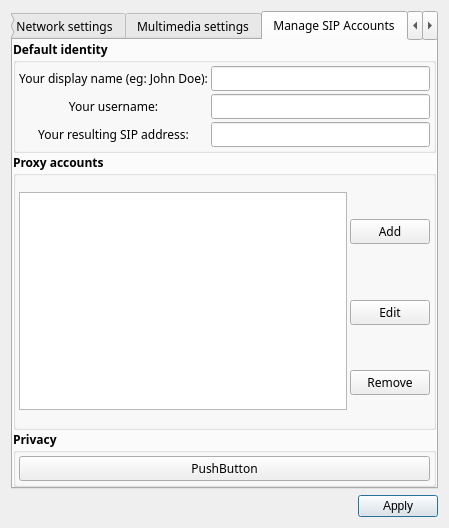
<?xml version="1.0" encoding="UTF-8"?>
<ui version="4.0">
 <class>Preference</class>
 <widget class="QDialog" name="Preference">
  <property name="geometry">
   <rect>
    <x>0</x>
    <y>0</y>
    <width>449</width>
    <height>414</height>
   </rect>
  </property>
  <property name="windowTitle">
   <string>Dialog</string>
  </property>
  <layout class="QGridLayout" name="gridLayout">
   <item row="3" column="0">
    <widget class="QDialogButtonBox" name="buttonBox_Apply">
     <property name="orientation">
      <enum>Qt::Horizontal</enum>
     </property>
     <property name="standardButtons">
      <set>QDialogButtonBox::Apply</set>
     </property>
    </widget>
   </item>
   <item row="2" column="0">
    <widget class="QTabWidget" name="tabPreference">
     <property name="sizePolicy">
      <sizepolicy hsizetype="Expanding" vsizetype="Expanding">
       <horstretch>0</horstretch>
       <verstretch>0</verstretch>
      </sizepolicy>
     </property>
     <property name="font">
      <font>
       <family>宋体</family>
       <weight>50</weight>
       <bold>false</bold>
      </font>
     </property>
     <property name="layoutDirection">
      <enum>Qt::LeftToRight</enum>
     </property>
     <property name="currentIndex">
      <number>2</number>
     </property>
     <widget class="QWidget" name="tabNetWork">
      <property name="sizePolicy">
       <sizepolicy hsizetype="Preferred" vsizetype="Minimum">
        <horstretch>0</horstretch>
        <verstretch>0</verstretch>
       </sizepolicy>
      </property>
      <attribute name="title">
       <string>Network settings</string>
      </attribute>
      <layout class="QGridLayout" name="gridLayout_4">
       <property name="margin">
        <number>0</number>
       </property>
       <property name="spacing">
        <number>0</number>
       </property>
       <item row="1" column="0">
        <widget class="QGroupBox" name="groupBox_ports">
         <property name="sizePolicy">
          <sizepolicy hsizetype="Preferred" vsizetype="MinimumExpanding">
           <horstretch>0</horstretch>
           <verstretch>0</verstretch>
          </sizepolicy>
         </property>
         <property name="font">
          <font>
           <weight>75</weight>
           <bold>true</bold>
          </font>
         </property>
         <property name="title">
          <string>Ports</string>
         </property>
         <layout class="QGridLayout" name="gridLayout_3">
          <property name="margin">
           <number>0</number>
          </property>
          <property name="spacing">
           <number>0</number>
          </property>
          <item row="0" column="0">
           <widget class="QLabel" name="label">
            <property name="font">
             <font>
              <weight>50</weight>
              <bold>false</bold>
             </font>
            </property>
            <property name="acceptDrops">
             <bool>false</bool>
            </property>
            <property name="layoutDirection">
             <enum>Qt::LeftToRight</enum>
            </property>
            <property name="text">
             <string>SIP(UDP):</string>
            </property>
            <property name="alignment">
             <set>Qt::AlignCenter</set>
            </property>
           </widget>
          </item>
          <item row="0" column="1">
           <widget class="QSpinBox" name="spinBox_udp_sip_port">
            <property name="sizePolicy">
             <sizepolicy hsizetype="Minimum" vsizetype="Fixed">
              <horstretch>0</horstretch>
              <verstretch>0</verstretch>
             </sizepolicy>
            </property>
            <property name="font">
             <font>
              <weight>50</weight>
              <bold>false</bold>
             </font>
            </property>
            <property name="autoFillBackground">
             <bool>true</bool>
            </property>
            <property name="frame">
             <bool>true</bool>
            </property>
            <property name="maximum">
             <number>65536</number>
            </property>
           </widget>
          </item>
          <item row="1" column="0">
           <widget class="QLabel" name="label_2">
            <property name="font">
             <font>
              <weight>50</weight>
              <bold>false</bold>
             </font>
            </property>
            <property name="focusPolicy">
             <enum>Qt::NoFocus</enum>
            </property>
            <property name="layoutDirection">
             <enum>Qt::LeftToRight</enum>
            </property>
            <property name="autoFillBackground">
             <bool>false</bool>
            </property>
            <property name="frameShape">
             <enum>QFrame::NoFrame</enum>
            </property>
            <property name="text">
             <string>SIP(TCP):</string>
            </property>
            <property name="textFormat">
             <enum>Qt::AutoText</enum>
            </property>
            <property name="scaledContents">
             <bool>false</bool>
            </property>
            <property name="alignment">
             <set>Qt::AlignCenter</set>
            </property>
           </widget>
          </item>
          <item row="1" column="1">
           <widget class="QSpinBox" name="spinBox_tcp_sip_port">
            <property name="font">
             <font>
              <weight>50</weight>
              <bold>false</bold>
             </font>
            </property>
            <property name="maximum">
             <number>65536</number>
            </property>
           </widget>
          </item>
          <item row="2" column="0">
           <widget class="QLabel" name="label_3">
            <property name="font">
             <font>
              <weight>50</weight>
              <bold>false</bold>
             </font>
            </property>
            <property name="text">
             <string>Audio RTP/UDP:</string>
            </property>
            <property name="alignment">
             <set>Qt::AlignCenter</set>
            </property>
           </widget>
          </item>
          <item row="2" column="1">
           <widget class="QSpinBox" name="spinBox_audio_rtp_port">
            <property name="font">
             <font>
              <weight>50</weight>
              <bold>false</bold>
             </font>
            </property>
            <property name="maximum">
             <number>65536</number>
            </property>
           </widget>
          </item>
          <item row="3" column="0">
           <widget class="QLabel" name="label_4">
            <property name="font">
             <font>
              <weight>50</weight>
              <bold>false</bold>
             </font>
            </property>
            <property name="text">
             <string>Video RTP/UDP:</string>
            </property>
            <property name="alignment">
             <set>Qt::AlignCenter</set>
            </property>
           </widget>
          </item>
          <item row="3" column="1">
           <widget class="QSpinBox" name="spinBox_video_rtp_port">
            <property name="font">
             <font>
              <weight>50</weight>
              <bold>false</bold>
             </font>
            </property>
            <property name="maximum">
             <number>65536</number>
            </property>
           </widget>
          </item>
         </layout>
        </widget>
       </item>
       <item row="0" column="0">
        <widget class="QGroupBox" name="groupBox_transport">
         <property name="sizePolicy">
          <sizepolicy hsizetype="Preferred" vsizetype="MinimumExpanding">
           <horstretch>0</horstretch>
           <verstretch>0</verstretch>
          </sizepolicy>
         </property>
         <property name="font">
          <font>
           <weight>75</weight>
           <bold>true</bold>
          </font>
         </property>
         <property name="title">
          <string>Transport</string>
         </property>
         <layout class="QGridLayout" name="gridLayout_5">
          <item row="0" column="0">
           <widget class="QCheckBox" name="checkBox_mtu_set">
            <property name="font">
             <font>
              <weight>50</weight>
              <bold>false</bold>
             </font>
            </property>
            <property name="text">
             <string>Set Maximum Tranmission Unit:</string>
            </property>
           </widget>
          </item>
          <item row="0" column="1">
           <widget class="QSpinBox" name="spinBox_mtu">
            <property name="font">
             <font>
              <weight>50</weight>
              <bold>false</bold>
             </font>
            </property>
            <property name="maximum">
             <number>65536</number>
            </property>
           </widget>
          </item>
          <item row="1" column="0">
           <widget class="QCheckBox" name="checkBox_dtmf_sipinfo">
            <property name="font">
             <font>
              <weight>50</weight>
              <bold>false</bold>
             </font>
            </property>
            <property name="text">
             <string>Send DTMFs as SIP Info</string>
            </property>
           </widget>
          </item>
          <item row="2" column="0">
           <widget class="QCheckBox" name="checkBox_ipv6">
            <property name="font">
             <font>
              <weight>50</weight>
              <bold>false</bold>
             </font>
            </property>
            <property name="text">
             <string>Use IPv6 instead of IPv4</string>
            </property>
           </widget>
          </item>
         </layout>
        </widget>
       </item>
       <item row="2" column="0">
        <widget class="QGroupBox" name="groupBox_nat">
         <property name="sizePolicy">
          <sizepolicy hsizetype="Preferred" vsizetype="MinimumExpanding">
           <horstretch>0</horstretch>
           <verstretch>0</verstretch>
          </sizepolicy>
         </property>
         <property name="font">
          <font>
           <weight>75</weight>
           <bold>true</bold>
          </font>
         </property>
         <property name="title">
          <string>Nat and Firewall</string>
         </property>
         <layout class="QGridLayout" name="gridLayout_2">
          <item row="0" column="0" colspan="3">
           <widget class="QRadioButton" name="radioButton_no_nat">
            <property name="font">
             <font>
              <weight>50</weight>
              <bold>false</bold>
             </font>
            </property>
            <property name="text">
             <string>Direct connection to the Internet</string>
            </property>
           </widget>
          </item>
          <item row="1" column="0" colspan="3">
           <widget class="QRadioButton" name="radioButton_use_nat_address">
            <property name="font">
             <font>
              <weight>50</weight>
              <bold>false</bold>
             </font>
            </property>
            <property name="text">
             <string>Behind NAT/Firewall(specify gateway IP below)</string>
            </property>
           </widget>
          </item>
          <item row="2" column="0">
           <widget class="QLabel" name="label_5">
            <property name="font">
             <font>
              <weight>50</weight>
              <bold>false</bold>
             </font>
            </property>
            <property name="text">
             <string>Public IP address:</string>
            </property>
           </widget>
          </item>
          <item row="3" column="0" colspan="3">
           <widget class="QRadioButton" name="radioButton_use_stun">
            <property name="font">
             <font>
              <weight>50</weight>
              <bold>false</bold>
             </font>
            </property>
            <property name="text">
             <string>Behind NAT/Firewall(use STUN to resolve)</string>
            </property>
           </widget>
          </item>
          <item row="4" column="0">
           <widget class="QLabel" name="label_6">
            <property name="font">
             <font>
              <weight>50</weight>
              <bold>false</bold>
             </font>
            </property>
            <property name="text">
             <string>STUN server:</string>
            </property>
           </widget>
          </item>
          <item row="4" column="1">
           <widget class="QLineEdit" name="lineEdit_stun_server">
            <property name="font">
             <font>
              <weight>50</weight>
              <bold>false</bold>
             </font>
            </property>
           </widget>
          </item>
          <item row="2" column="1">
           <widget class="QLineEdit" name="lineEdit_nat_address">
            <property name="font">
             <font>
              <weight>50</weight>
              <bold>false</bold>
             </font>
            </property>
           </widget>
          </item>
         </layout>
        </widget>
       </item>
      </layout>
     </widget>
     <widget class="QWidget" name="tabMultimedia">
      <property name="sizePolicy">
       <sizepolicy hsizetype="Preferred" vsizetype="Minimum">
        <horstretch>0</horstretch>
        <verstretch>0</verstretch>
       </sizepolicy>
      </property>
      <attribute name="title">
       <string>Multimedia settings</string>
      </attribute>
      <layout class="QGridLayout" name="gridLayout_6">
       <property name="margin">
        <number>0</number>
       </property>
       <property name="spacing">
        <number>0</number>
       </property>
       <item row="0" column="0">
        <widget class="QGroupBox" name="groupBox_audio">
         <property name="sizePolicy">
          <sizepolicy hsizetype="Preferred" vsizetype="Preferred">
           <horstretch>0</horstretch>
           <verstretch>0</verstretch>
          </sizepolicy>
         </property>
         <property name="font">
          <font>
           <weight>75</weight>
           <bold>true</bold>
          </font>
         </property>
         <property name="title">
          <string>Audio</string>
         </property>
         <layout class="QGridLayout" name="gridLayout_7">
          <item row="0" column="0">
           <widget class="QLabel" name="label_7">
            <property name="font">
             <font>
              <weight>50</weight>
              <bold>false</bold>
             </font>
            </property>
            <property name="text">
             <string>Playback device:</string>
            </property>
            <property name="alignment">
             <set>Qt::AlignCenter</set>
            </property>
           </widget>
          </item>
          <item row="0" column="1" colspan="4">
           <widget class="QComboBox" name="comboBox_playback_device">
            <property name="font">
             <font>
              <weight>50</weight>
              <bold>false</bold>
             </font>
            </property>
           </widget>
          </item>
          <item row="1" column="0">
           <widget class="QLabel" name="label_8">
            <property name="font">
             <font>
              <weight>50</weight>
              <bold>false</bold>
             </font>
            </property>
            <property name="text">
             <string>Ring device:</string>
            </property>
            <property name="alignment">
             <set>Qt::AlignCenter</set>
            </property>
           </widget>
          </item>
          <item row="1" column="1" colspan="4">
           <widget class="QComboBox" name="comboBox_ring_device">
            <property name="font">
             <font>
              <weight>50</weight>
              <bold>false</bold>
             </font>
            </property>
           </widget>
          </item>
          <item row="2" column="0">
           <widget class="QLabel" name="label_9">
            <property name="font">
             <font>
              <weight>50</weight>
              <bold>false</bold>
             </font>
            </property>
            <property name="text">
             <string>Capture device:</string>
            </property>
            <property name="alignment">
             <set>Qt::AlignCenter</set>
            </property>
           </widget>
          </item>
          <item row="2" column="1" colspan="4">
           <widget class="QComboBox" name="comboBox_capture_device">
            <property name="font">
             <font>
              <weight>50</weight>
              <bold>false</bold>
             </font>
            </property>
           </widget>
          </item>
          <item row="3" column="0">
           <widget class="QLabel" name="label_10">
            <property name="font">
             <font>
              <weight>50</weight>
              <bold>false</bold>
             </font>
            </property>
            <property name="text">
             <string>Ring sound:</string>
            </property>
            <property name="alignment">
             <set>Qt::AlignCenter</set>
            </property>
           </widget>
          </item>
          <item row="3" column="1">
           <widget class="QLineEdit" name="lineEdit_ring_file">
            <property name="font">
             <font>
              <weight>50</weight>
              <bold>false</bold>
             </font>
            </property>
            <property name="text">
             <string/>
            </property>
           </widget>
          </item>
          <item row="3" column="3">
           <widget class="QToolButton" name="toolButton_play_ring">
            <property name="font">
             <font>
              <weight>50</weight>
              <bold>false</bold>
             </font>
            </property>
            <property name="text">
             <string>Play</string>
            </property>
           </widget>
          </item>
          <item row="3" column="2">
           <widget class="QPushButton" name="pushButton_choose_file">
            <property name="font">
             <font>
              <weight>50</weight>
              <bold>false</bold>
             </font>
            </property>
            <property name="text">
             <string>Choose File</string>
            </property>
           </widget>
          </item>
          <item row="4" column="1">
           <widget class="QCheckBox" name="checkBox_echo_cancelation">
            <property name="enabled">
             <bool>true</bool>
            </property>
            <property name="sizePolicy">
             <sizepolicy hsizetype="Minimum" vsizetype="Minimum">
              <horstretch>0</horstretch>
              <verstretch>0</verstretch>
             </sizepolicy>
            </property>
            <property name="font">
             <font>
              <weight>50</weight>
              <bold>false</bold>
             </font>
            </property>
            <property name="mouseTracking">
             <bool>false</bool>
            </property>
            <property name="text">
             <string>Enable echo cancellation</string>
            </property>
            <property name="checkable">
             <bool>true</bool>
            </property>
            <property name="checked">
             <bool>false</bool>
            </property>
            <property name="tristate">
             <bool>false</bool>
            </property>
           </widget>
          </item>
         </layout>
        </widget>
       </item>
       <item row="1" column="0">
        <widget class="QGroupBox" name="groupBox_video">
         <property name="sizePolicy">
          <sizepolicy hsizetype="Preferred" vsizetype="Preferred">
           <horstretch>0</horstretch>
           <verstretch>0</verstretch>
          </sizepolicy>
         </property>
         <property name="font">
          <font>
           <weight>75</weight>
           <bold>true</bold>
          </font>
         </property>
         <property name="title">
          <string>Video</string>
         </property>
         <layout class="QGridLayout" name="gridLayout_8">
          <property name="margin">
           <number>0</number>
          </property>
          <property name="spacing">
           <number>0</number>
          </property>
          <item row="0" column="0">
           <widget class="QLabel" name="label_11">
            <property name="font">
             <font>
              <weight>50</weight>
              <bold>false</bold>
             </font>
            </property>
            <property name="text">
             <string>Video input device:</string>
            </property>
            <property name="alignment">
             <set>Qt::AlignCenter</set>
            </property>
           </widget>
          </item>
          <item row="0" column="1">
           <widget class="QComboBox" name="comboBox_webcams">
            <property name="font">
             <font>
              <weight>50</weight>
              <bold>false</bold>
             </font>
            </property>
           </widget>
          </item>
          <item row="1" column="0">
           <widget class="QLabel" name="label_12">
            <property name="font">
             <font>
              <weight>50</weight>
              <bold>false</bold>
             </font>
            </property>
            <property name="text">
             <string>Prefered video resolution:</string>
            </property>
            <property name="alignment">
             <set>Qt::AlignCenter</set>
            </property>
           </widget>
          </item>
          <item row="1" column="1">
           <widget class="QComboBox" name="comboBox_video_size">
            <property name="font">
             <font>
              <weight>50</weight>
              <bold>false</bold>
             </font>
            </property>
           </widget>
          </item>
         </layout>
        </widget>
       </item>
      </layout>
     </widget>
     <widget class="QWidget" name="tabSIP">
      <attribute name="title">
       <string>Manage SIP Accounts</string>
      </attribute>
      <layout class="QGridLayout" name="gridLayout_12">
       <property name="margin">
        <number>0</number>
       </property>
       <property name="spacing">
        <number>0</number>
       </property>
       <item row="0" column="0">
        <widget class="QGroupBox" name="groupBox_identity">
         <property name="sizePolicy">
          <sizepolicy hsizetype="Preferred" vsizetype="Maximum">
           <horstretch>0</horstretch>
           <verstretch>0</verstretch>
          </sizepolicy>
         </property>
         <property name="font">
          <font>
           <weight>75</weight>
           <bold>true</bold>
          </font>
         </property>
         <property name="title">
          <string>Default identity</string>
         </property>
         <property name="alignment">
          <set>Qt::AlignLeading|Qt::AlignLeft|Qt::AlignTop</set>
         </property>
         <layout class="QGridLayout" name="gridLayout_9">
          <property name="sizeConstraint">
           <enum>QLayout::SetDefaultConstraint</enum>
          </property>
          <property name="margin">
           <number>3</number>
          </property>
          <property name="spacing">
           <number>3</number>
          </property>
          <item row="0" column="0">
           <widget class="QLabel" name="label_13">
            <property name="font">
             <font>
              <weight>50</weight>
              <bold>false</bold>
             </font>
            </property>
            <property name="text">
             <string>Your display name (eg: John Doe):</string>
            </property>
            <property name="alignment">
             <set>Qt::AlignCenter</set>
            </property>
           </widget>
          </item>
          <item row="0" column="1">
           <widget class="QLineEdit" name="lineEdit_displayname"/>
          </item>
          <item row="1" column="0">
           <widget class="QLabel" name="label_14">
            <property name="font">
             <font>
              <weight>50</weight>
              <bold>false</bold>
             </font>
            </property>
            <property name="text">
             <string>Your username:</string>
            </property>
            <property name="alignment">
             <set>Qt::AlignCenter</set>
            </property>
           </widget>
          </item>
          <item row="1" column="1">
           <widget class="QLineEdit" name="lineEdit_username"/>
          </item>
          <item row="2" column="0">
           <widget class="QLabel" name="label_15">
            <property name="font">
             <font>
              <weight>50</weight>
              <bold>false</bold>
             </font>
            </property>
            <property name="text">
             <string>Your resulting SIP address:</string>
            </property>
            <property name="alignment">
             <set>Qt::AlignCenter</set>
            </property>
           </widget>
          </item>
          <item row="2" column="1">
           <widget class="QLineEdit" name="lineEdit_sip_address">
            <property name="readOnly">
             <bool>true</bool>
            </property>
           </widget>
          </item>
         </layout>
        </widget>
       </item>
       <item row="1" column="0">
        <widget class="QGroupBox" name="groupBox_proxy">
         <property name="font">
          <font>
           <weight>75</weight>
           <bold>true</bold>
          </font>
         </property>
         <property name="title">
          <string>Proxy accounts</string>
         </property>
         <layout class="QGridLayout" name="gridLayout_10">
          <property name="margin">
           <number>3</number>
          </property>
          <property name="spacing">
           <number>3</number>
          </property>
          <item row="0" column="0" rowspan="3">
           <widget class="QListView" name="listView_proxy_list">
            <property name="sizePolicy">
             <sizepolicy hsizetype="Expanding" vsizetype="Minimum">
              <horstretch>0</horstretch>
              <verstretch>0</verstretch>
             </sizepolicy>
            </property>
            <property name="font">
             <font>
              <weight>50</weight>
              <bold>false</bold>
             </font>
            </property>
           </widget>
          </item>
          <item row="0" column="1">
           <widget class="QPushButton" name="pushButton_add_proxy">
            <property name="font">
             <font>
              <weight>50</weight>
              <bold>false</bold>
             </font>
            </property>
            <property name="text">
             <string>Add</string>
            </property>
           </widget>
          </item>
          <item row="1" column="1">
           <widget class="QPushButton" name="pushButton_edit_proxy">
            <property name="font">
             <font>
              <weight>50</weight>
              <bold>false</bold>
             </font>
            </property>
            <property name="text">
             <string>Edit</string>
            </property>
           </widget>
          </item>
          <item row="2" column="1">
           <widget class="QPushButton" name="pushButton_remove_proxy">
            <property name="font">
             <font>
              <weight>50</weight>
              <bold>false</bold>
             </font>
            </property>
            <property name="text">
             <string>Remove</string>
            </property>
           </widget>
          </item>
         </layout>
        </widget>
       </item>
       <item row="2" column="0">
        <widget class="QGroupBox" name="groupBox_8">
         <property name="sizePolicy">
          <sizepolicy hsizetype="Preferred" vsizetype="Maximum">
           <horstretch>0</horstretch>
           <verstretch>0</verstretch>
          </sizepolicy>
         </property>
         <property name="font">
          <font>
           <weight>75</weight>
           <bold>true</bold>
          </font>
         </property>
         <property name="title">
          <string>Privacy</string>
         </property>
         <layout class="QGridLayout" name="gridLayout_11" rowstretch="0">
          <property name="margin">
           <number>3</number>
          </property>
          <property name="spacing">
           <number>3</number>
          </property>
          <item row="0" column="0">
           <widget class="QPushButton" name="pushButton_2">
            <property name="font">
             <font>
              <weight>50</weight>
              <bold>false</bold>
             </font>
            </property>
            <property name="text">
             <string>PushButton</string>
            </property>
           </widget>
          </item>
         </layout>
        </widget>
       </item>
      </layout>
     </widget>
     <widget class="QWidget" name="tabCodecs">
      <attribute name="title">
       <string>Codecs</string>
      </attribute>
      <layout class="QGridLayout" name="gridLayout_13">
       <property name="margin">
        <number>0</number>
       </property>
       <property name="spacing">
        <number>0</number>
       </property>
       <item row="2" column="0">
        <widget class="QGroupBox" name="groupBox_BW">
         <property name="sizePolicy">
          <sizepolicy hsizetype="Preferred" vsizetype="Maximum">
           <horstretch>0</horstretch>
           <verstretch>0</verstretch>
          </sizepolicy>
         </property>
         <property name="font">
          <font>
           <weight>75</weight>
           <bold>true</bold>
          </font>
         </property>
         <property name="title">
          <string>Bandwidth control</string>
         </property>
         <layout class="QGridLayout" name="gridLayout_15">
          <property name="margin">
           <number>3</number>
          </property>
          <property name="spacing">
           <number>6</number>
          </property>
          <item row="0" column="0">
           <widget class="QLabel" name="label_16">
            <property name="font">
             <font>
              <weight>50</weight>
              <bold>false</bold>
             </font>
            </property>
            <property name="text">
             <string>Upload speed limit in Kbit/sec:</string>
            </property>
            <property name="alignment">
             <set>Qt::AlignCenter</set>
            </property>
           </widget>
          </item>
          <item row="0" column="1">
           <widget class="QSpinBox" name="spinBox_upload_bw">
            <property name="font">
             <font>
              <weight>50</weight>
              <bold>false</bold>
             </font>
            </property>
            <property name="maximum">
             <number>65536</number>
            </property>
           </widget>
          </item>
          <item row="1" column="0">
           <widget class="QLabel" name="label_17">
            <property name="font">
             <font>
              <weight>50</weight>
              <bold>false</bold>
             </font>
            </property>
            <property name="text">
             <string>Download speed limit in Kbit/sec:</string>
            </property>
            <property name="alignment">
             <set>Qt::AlignCenter</set>
            </property>
           </widget>
          </item>
          <item row="1" column="1">
           <widget class="QSpinBox" name="spinBox_download_bw">
            <property name="font">
             <font>
              <weight>50</weight>
              <bold>false</bold>
             </font>
            </property>
            <property name="maximum">
             <number>65536</number>
            </property>
           </widget>
          </item>
         </layout>
        </widget>
       </item>
       <item row="1" column="0">
        <widget class="QGroupBox" name="groupBox_codec">
         <property name="font">
          <font>
           <weight>75</weight>
           <bold>true</bold>
          </font>
         </property>
         <property name="title">
          <string>Codecs</string>
         </property>
         <layout class="QGridLayout" name="gridLayout_14">
          <property name="margin">
           <number>0</number>
          </property>
          <property name="spacing">
           <number>0</number>
          </property>
          <item row="0" column="0" colspan="2">
           <widget class="QComboBox" name="comboBox_codec_view">
            <property name="sizePolicy">
             <sizepolicy hsizetype="Preferred" vsizetype="Fixed">
              <horstretch>0</horstretch>
              <verstretch>0</verstretch>
             </sizepolicy>
            </property>
            <property name="font">
             <font>
              <weight>50</weight>
              <bold>false</bold>
             </font>
            </property>
            <item>
             <property name="text">
              <string>Audio codecs</string>
             </property>
            </item>
            <item>
             <property name="text">
              <string>Video codecs</string>
             </property>
            </item>
           </widget>
          </item>
          <item row="1" column="0" rowspan="4">
           <widget class="QTableView" name="tableView_codec">
            <property name="sizePolicy">
             <sizepolicy hsizetype="Expanding" vsizetype="MinimumExpanding">
              <horstretch>0</horstretch>
              <verstretch>0</verstretch>
             </sizepolicy>
            </property>
            <property name="font">
             <font>
              <family>宋体</family>
             </font>
            </property>
           </widget>
          </item>
          <item row="1" column="1">
           <widget class="QPushButton" name="pushButton_up_codec">
            <property name="sizePolicy">
             <sizepolicy hsizetype="Minimum" vsizetype="Fixed">
              <horstretch>0</horstretch>
              <verstretch>0</verstretch>
             </sizepolicy>
            </property>
            <property name="font">
             <font>
              <weight>50</weight>
              <bold>false</bold>
             </font>
            </property>
            <property name="text">
             <string>Up</string>
            </property>
           </widget>
          </item>
          <item row="2" column="1">
           <widget class="QPushButton" name="pushButton_down_codec">
            <property name="sizePolicy">
             <sizepolicy hsizetype="Minimum" vsizetype="Fixed">
              <horstretch>0</horstretch>
              <verstretch>0</verstretch>
             </sizepolicy>
            </property>
            <property name="font">
             <font>
              <weight>50</weight>
              <bold>false</bold>
             </font>
            </property>
            <property name="text">
             <string>Down</string>
            </property>
           </widget>
          </item>
          <item row="3" column="1">
           <widget class="QPushButton" name="pushButton_enable_codec">
            <property name="sizePolicy">
             <sizepolicy hsizetype="Minimum" vsizetype="Fixed">
              <horstretch>0</horstretch>
              <verstretch>0</verstretch>
             </sizepolicy>
            </property>
            <property name="font">
             <font>
              <weight>50</weight>
              <bold>false</bold>
             </font>
            </property>
            <property name="text">
             <string>Enable</string>
            </property>
           </widget>
          </item>
          <item row="4" column="1">
           <widget class="QPushButton" name="pushButton_disable_codec">
            <property name="sizePolicy">
             <sizepolicy hsizetype="Minimum" vsizetype="Fixed">
              <horstretch>0</horstretch>
              <verstretch>0</verstretch>
             </sizepolicy>
            </property>
            <property name="font">
             <font>
              <weight>50</weight>
              <bold>false</bold>
             </font>
            </property>
            <property name="text">
             <string>Disable</string>
            </property>
           </widget>
          </item>
         </layout>
        </widget>
       </item>
      </layout>
     </widget>
     <widget class="QWidget" name="tabInterface">
      <attribute name="title">
       <string>User interface</string>
      </attribute>
      <layout class="QFormLayout" name="formLayout">
       <property name="sizeConstraint">
        <enum>QLayout::SetMaximumSize</enum>
       </property>
       <property name="fieldGrowthPolicy">
        <enum>QFormLayout::ExpandingFieldsGrow</enum>
       </property>
       <property name="labelAlignment">
        <set>Qt::AlignJustify|Qt::AlignVCenter</set>
       </property>
       <property name="formAlignment">
        <set>Qt::AlignLeading|Qt::AlignLeft|Qt::AlignTop</set>
       </property>
       <item row="0" column="0" colspan="2">
        <widget class="QGroupBox" name="groupBox_11">
         <property name="sizePolicy">
          <sizepolicy hsizetype="Expanding" vsizetype="Preferred">
           <horstretch>0</horstretch>
           <verstretch>0</verstretch>
          </sizepolicy>
         </property>
         <property name="font">
          <font>
           <weight>75</weight>
           <bold>true</bold>
          </font>
         </property>
         <property name="title">
          <string>Language</string>
         </property>
         <property name="alignment">
          <set>Qt::AlignLeading|Qt::AlignLeft|Qt::AlignTop</set>
         </property>
         <layout class="QGridLayout" name="gridLayout_16">
          <item row="0" column="0">
           <widget class="QComboBox" name="comboBox_lang">
            <property name="font">
             <font>
              <weight>50</weight>
              <bold>false</bold>
             </font>
            </property>
           </widget>
          </item>
         </layout>
        </widget>
       </item>
       <item row="1" column="0" colspan="2">
        <widget class="QGroupBox" name="groupBox_12">
         <property name="sizePolicy">
          <sizepolicy hsizetype="Expanding" vsizetype="Preferred">
           <horstretch>0</horstretch>
           <verstretch>0</verstretch>
          </sizepolicy>
         </property>
         <property name="font">
          <font>
           <weight>75</weight>
           <bold>true</bold>
          </font>
         </property>
         <property name="title">
          <string>Level</string>
         </property>
         <property name="alignment">
          <set>Qt::AlignLeading|Qt::AlignLeft|Qt::AlignTop</set>
         </property>
         <layout class="QGridLayout" name="gridLayout_17">
          <item row="0" column="0">
           <widget class="QCheckBox" name="checkBox_ui_level">
            <property name="font">
             <font>
              <weight>50</weight>
              <bold>false</bold>
             </font>
            </property>
            <property name="text">
             <string>Show advanced settings</string>
            </property>
           </widget>
          </item>
         </layout>
        </widget>
       </item>
      </layout>
     </widget>
    </widget>
   </item>
  </layout>
 </widget>
 <resources/>
 <connections/>
</ui>
